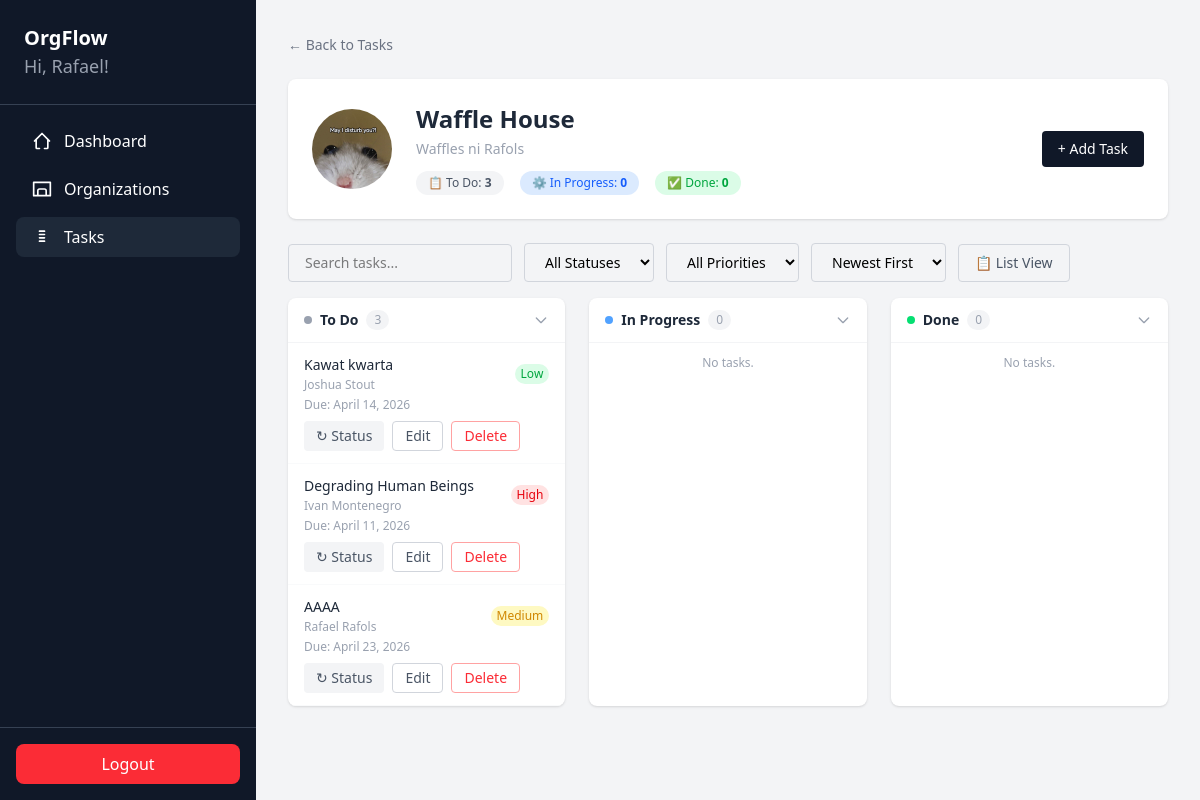
Screenshot of /tasks/3/ (signed in) with the database file from the repository.
### clubManagement/models.py (models this page shows, shortened)
class Organization(models.Model):
    name = models.CharField(max_length=100)
    description = models.TextField(blank=True, default="")
    logo = models.ImageField(upload_to="org_logos/", blank=True, null=True)
    has_two_vp = models.BooleanField(default=False)
    invitation_code = models.CharField(max_length=8, unique=True, blank=True)
    owner = models.ForeignKey(User, on_delete=models.CASCADE)
    created_at = models.DateTimeField(auto_now_add=True)

class Task(models.Model):
    STATUS_CHOICES = [
        ("TODO", "To Do"),
        ("PROG", "In Progress"),
        ("DONE", "Done"),
    ]
    PRIORITY_CHOICES = [
        ("HIGH", "High"),
        ("MED", "Medium"),
        ("LOW", "Low"),
    ]
    organization = models.ForeignKey(Organization, on_delete=models.CASCADE, related_name="tasks")
    title = models.CharField(max_length=200)
    description = models.TextField(blank=True, default="")
    assigned_to = models.ForeignKey(User, on_delete=models.CASCADE, related_name="assigned_tasks")
    created_by = models.ForeignKey(User, on_delete=models.CASCADE, related_name="created_tasks")
    status = models.CharField(max_length=4, choices=STATUS_CHOICES, default="TODO")
    priority = models.CharField(max_length=4, choices=PRIORITY_CHOICES, default="MED")
    due_date = models.DateField(blank=True, null=True)
    created_at = models.DateTimeField(auto_now_add=True)
    @property
    def is_overdue(self):
        from django.utils import timezone
        return self.due_date and self.status != "DONE" and self.due_date < timezone.now().date()

### clubManagement/views.py (the view)
# urls.py: path('tasks/<int:org_id>/', views.org_tasks, name='org_tasks'),
@login_required
def org_tasks(request, org_id):
    org = get_object_or_404(Organization, id=org_id)
    if not Membership.objects.filter(user=request.user, organization=org).exists():
        return redirect("tasks")
    members = Membership.objects.filter(organization=org).select_related("user")
    user_is_big_four = is_big_four(request.user, org)
    if user_is_big_four:
        org_task_list = Task.objects.filter(organization=org).select_related("assigned_to")
    else:
        org_task_list = Task.objects.filter(organization=org, assigned_to=request.user).select_related("assigned_to")
    status_columns = [
        ("TODO", "To Do", "bg-gray-400"),
        ("PROG", "In Progress", "bg-blue-400"),
        ("DONE", "Done", "bg-green-400"),
    ]
    departments = Department.objects.filter(organization=org)
    for task in org_task_list:
        membership = Membership.objects.filter(
            user=task.assigned_to, organization=org
        ).first()
        task.assigned_to_dept = membership.department.name if membership and membership.department else None
    return render(request, "org_tasks.html", {
        "org": org,
        "tasks": org_task_list,
        "members": members,
        "departments": departments,
        "is_big_four": user_is_big_four,
        "status_columns": status_columns,
        "active_page": "tasks"
    })

### clubManagement/views.py (called while the page is built)
def is_big_four(user, organization):
    return Membership.objects.filter(
        user=user,
        organization=organization,
        role__in=["PRES", "VP", "VPI", "VPE", "SEC", "TRE"]
    ).exists()

### clubManagement/templates/org_tasks.html (shortened to what this page needs)
{% extends 'base.html' %}
{% block content %}
<div class="w-full max-w-6xl mx-auto p-8">
  <a href="{% url 'tasks' %}" class="text-sm text-gray-500 hover:text-gray-800 mb-6 inline-block">&larr; Back to Tasks</a>
  <div class="bg-white rounded-lg shadow-sm p-6 mb-6 flex items-center gap-6">
    {% if org.logo %}
    <img src="{{ org.logo.url }}" alt="{{ org.name }} logo" class="w-20 h-20 rounded-full object-cover flex-shrink-0" />
    {% else %}
    <div class="w-20 h-20 rounded-full bg-gray-200 flex items-center justify-center text-4xl flex-shrink-0">🏢</div>
    {% endif %}
    <div class="flex-1">
      <h1 class="text-2xl font-bold text-gray-800">{{ org.name }}</h1>
      <p class="text-sm text-gray-400 mt-1">{{ org.description }}</p>
      <div class="flex gap-4 mt-3">
        <span class="text-xs px-3 py-1 rounded-full bg-gray-100 text-gray-600">📋 To Do: <strong id="count-todo">0</strong></span>
        <span class="text-xs px-3 py-1 rounded-full bg-blue-100 text-blue-600">⚙️ In Progress: <strong id="count-prog">0</strong></span>
        <span class="text-xs px-3 py-1 rounded-full bg-green-100 text-green-600">✅ Done: <strong id="count-done">0</strong></span>
      </div>
    </div>
    {% if is_big_four %}
    <button onclick="openAddTaskModal()" class="px-4 py-2 bg-gray-900 text-white rounded hover:bg-black text-sm flex-shrink-0">
      + Add Task
    </button>
    {% endif %}
  </div>
  <div class="flex flex-wrap gap-3 mb-4 items-center">
    <input type="text" id="taskSearch" onkeyup="applyFilters()" placeholder="Search tasks..."
      class="border border-gray-300 rounded px-4 py-2 text-sm focus:outline-none focus:ring-2 focus:ring-gray-400 w-56" />
    <select id="filterStatus" onchange="applyFilters()" class="border border-gray-300 rounded px-4 py-2 text-sm focus:outline-none focus:ring-2 focus:ring-gray-400">
      <option value="">All Statuses</option>
    </select>
    <select id="filterPriority" onchange="applyFilters()" class="border border-gray-300 rounded px-4 py-2 text-sm focus:outline-none focus:ring-2 focus:ring-gray-400">
      <option value="">All Priorities</option>
    </select>
    <select id="sortBy" onchange="applyFilters()" class="border border-gray-300 rounded px-4 py-2 text-sm focus:outline-none focus:ring-2 focus:ring-gray-400">
      <option value="newest">Newest First</option>
    </select>
    <button onclick="toggleView()" id="viewToggleBtn"
      class="px-4 py-2 border border-gray-300 rounded text-sm text-gray-600 hover:bg-gray-50">
      📋 List View
    </button>
  </div>
  <div id="kanbanView">
    <div class="grid grid-cols-3 gap-6">
      {% for status_key, status_label, dot_color in status_columns %}
      <div class="bg-white rounded-lg shadow-sm overflow-hidden">
        <button onclick="toggleSection('kanban-section-{{ status_key }}')"
          class="w-full flex items-center justify-between px-4 py-3 hover:bg-gray-50 text-left border-b border-gray-100">
          <div class="flex items-center gap-2">
            <span class="w-2 h-2 rounded-full {{ dot_color }}"></span>
            <h3 class="font-semibold text-gray-800 text-sm">{{ status_label }}</h3>
            <span class="text-xs text-gray-400 bg-gray-100 px-2 py-0.5 rounded-full" id="kanban-count-{{ status_key }}">0</span>
          </div>
          <svg id="arrow-kanban-section-{{ status_key }}" xmlns="http://www.w3.org/2000/svg"
            class="h-4 w-4 text-gray-400 transition-transform duration-200"
            fill="none" viewBox="0 0 24 24" stroke="currentColor">
            <path stroke-linecap="round" stroke-linejoin="round" stroke-width="2" d="M19 9l-7 7-7-7" />
          </svg>
        </button>
        <div id="kanban-section-{{ status_key }}" class="divide-y divide-gray-50">
          {% for task in tasks %}
          {% if task.status == status_key %}
          <div class="kanban-task-row px-4 py-3 hover:bg-gray-50 {% if task.is_overdue %}border-l-4 border-l-red-400{% endif %} {% if not is_big_four %}cursor-pointer{% endif %}"
            data-id="{{ task.id }}"
            data-status="{{ task.status }}"
            data-priority="{{ task.priority }}"
            data-title="{{ task.title|lower }}"
            data-assignee="{{ task.assigned_to.get_full_name|default:task.assigned_to.username|lower }}"
            data-due="{{ task.due_date|date:'Y-m-d'|default:'' }}"
            data-created="{{ task.created_at|date:'Y-m-d' }}"
            >
            <div class="flex items-center justify-between gap-2">
              <div class="flex-1 min-w-0">
                <p class="text-sm font-medium text-gray-800 truncate">{{ task.title }}</p>
                <p class="text-xs text-gray-400 mt-0.5">{{ task.assigned_to.get_full_name|default:task.assigned_to.username }}</p>
              </div>
              <div class="flex items-center gap-1 flex-shrink-0">
                <span class="text-xs px-1.5 py-0.5 rounded-full
                  {% if task.priority == 'HIGH' %}bg-red-100 text-red-600
                  {% elif task.priority == 'MED' %}bg-yellow-100 text-yellow-600
                  {% else %}bg-green-100 text-green-600{% endif %}">
                  {{ task.get_priority_display }}
                </span>
              </div>
            </div>
            {% if task.due_date %}
            <p class="text-xs mt-1 {% if task.is_overdue %}text-red-400{% else %}text-gray-400{% endif %}">Due: {{ task.due_date }}</p>
            {% endif %}
            {% if is_big_four %}
            <div class="flex gap-2 mt-2">
              <button onclick="cycleStatus({{ task.id }}, '{{ task.status }}')"
                class="text-sm px-3 py-1 rounded bg-gray-100 text-gray-600 hover:bg-gray-200">↻ Status</button>
              <button onclick="openEditTaskModal('{{ task.id }}', '{{ task.title|escapejs }}', '{{ task.description|escapejs }}', '{{ task.assigned_to.id }}', '{{ task.status }}', '{{ task.due_date|default:'' }}', '{{ task.priority }}')"
                class="text-sm px-3 py-1 rounded border border-gray-300 text-gray-600 hover:bg-gray-50">Edit</button>
              <button onclick="openDeleteTaskModal('{{ task.id }}', '{{ task.title|escapejs }}')"
                class="text-sm px-3 py-1 rounded border border-red-300 text-red-500 hover:bg-red-50">Delete</button>
            </div>
            {% endif %}
          </div>
          {% endif %}
          {% endfor %}
          <div class="kanban-empty px-4 py-3 text-xs text-gray-400 text-center hidden">No tasks.</div>
        </div>
      </div>
      {% endfor %}
    </div>
  </div>
</div>
{% endblock %}

### clubManagement/templates/base.html (shortened to what this page needs)
{% load static %}
<!doctype html>
<html lang="en">
  <head>
    <link rel="stylesheet" href="{% static 'css/dist/styles.css' %}" />
  </head>
  <body class="bg-gray-100">
    <div class="flex h-screen">
      <div class="w-64 bg-gray-900 text-white flex flex-col">
        <div class="p-6 border-b border-gray-700">
          <h1 class="text-xl font-bold">OrgFlow</h1>
          <p class="text-lg text-gray-400">
            Hi, {{ request.user.first_name }}!
          </p>
        </div>
        <nav class="flex-1 p-4 space-y-2">
          <a
            href="{% url 'dashboard' %}"
            class="flex items-center gap-3 px-4 py-2 rounded-lg {% if active_page == 'dashboard' %}bg-gray-800{% else %}hover:bg-gray-800{% endif %}"
          >
            <svg
              xmlns="http://www.w3.org/2000/svg"
              class="h-5 w-5"
              fill="none"
              viewBox="0 0 24 24"
              stroke="currentColor"
            >
              <path
                stroke-linecap="round"
                stroke-linejoin="round"
                stroke-width="2"
                d="M3 12l2-2m0 0l7-7 7 7M5 10v10a1 1 0 001 1h3m10-11l2 2m-2-2v10a1 1 0 01-1 1h-3"
              />
            </svg>
            Dashboard
          </a>
          <a
            href="{% url 'organizations' %}"
            class="flex items-center gap-3 px-4 py-2 rounded-lg {% if active_page == 'organizations' %}bg-gray-800{% else %}hover:bg-gray-800{% endif %}"
          >
            <svg
              xmlns="http://www.w3.org/2000/svg"
              class="h-5 w-5"
              fill="none"
              viewBox="0 0 24 24"
              stroke="currentColor"
            >
              <path
                stroke-linecap="round"
                stroke-linejoin="round"
                stroke-width="2"
                d="M17 20h5V4H2v16h5m10 0v-6a2 2 0 00-2-2H9a2 2 0 00-2 2v6m10 0H7"
              />
            </svg>
            Organizations
          </a>
          <a
            href="{% url 'tasks' %}"
            class="flex items-center gap-3 px-4 py-2 rounded-lg {% if active_page == 'tasks' %}bg-gray-800{% else %}hover:bg-gray-800{% endif %}"
          >
            <svg
              xmlns="http://www.w3.org/2000/svg"
              class="h-5 w-5"
              fill="none"
              viewBox="0 0 24 24"
              stroke="currentColor"
            >
              <path
                stroke-linecap="round"
                stroke-linejoin="round"
                stroke-width="2"
                d="M9 5h6M9 9h6M9 13h6M9 17h6"
              />
            </svg>
            Tasks
          </a>
        </nav>
        <div class="p-4 border-t border-gray-700">
          <a
            href="{% url 'logout' %}"
            class="block text-center bg-red-500 py-2 rounded-lg hover:bg-red-600"
          >
            Logout
          </a>
        </div>
      </div>
      <div class="flex-1 overflow-y-auto">
        {% block content %}{% endblock %}
      </div>
    </div>
  </body>
</html>

### rows the page displays
Organization: logo (picture), name "Waffle House", description "Waffles ni Rafols"
Task: title "Kawat kwarta", assigned_to.get_full_name "Joshua Stout", priority "Low", due_date "April 14, 2026"
Task: title "Degrading Human Beings", assigned_to.get_full_name "Ivan Montenegro", priority "High", due_date "April 11, 2026"
Task: title "AAAA", assigned_to.get_full_name "Rafael Rafols", priority "Medium", due_date "April 23, 2026"

### other values shown
{{ request.user.first_name }} "Rafael"
{{ status_label }} "To Do" "In Progress" "Done"
